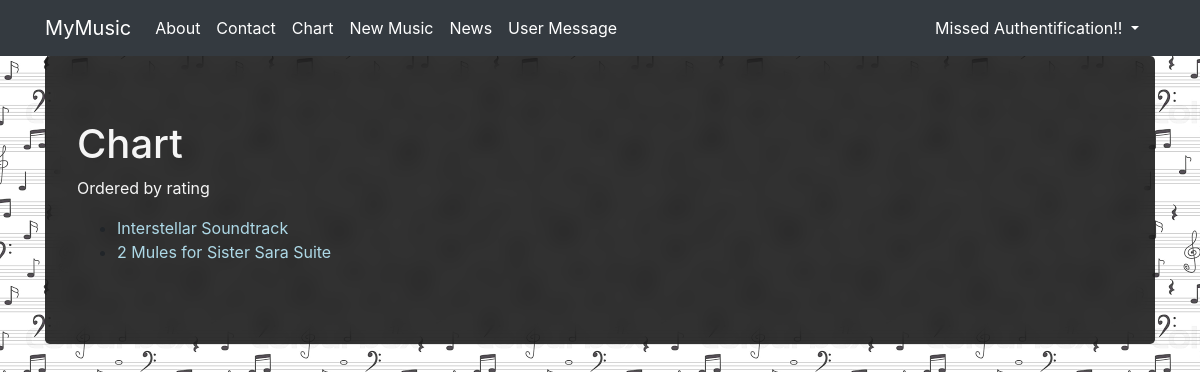
The page /chart/ on the database as committed earlier.
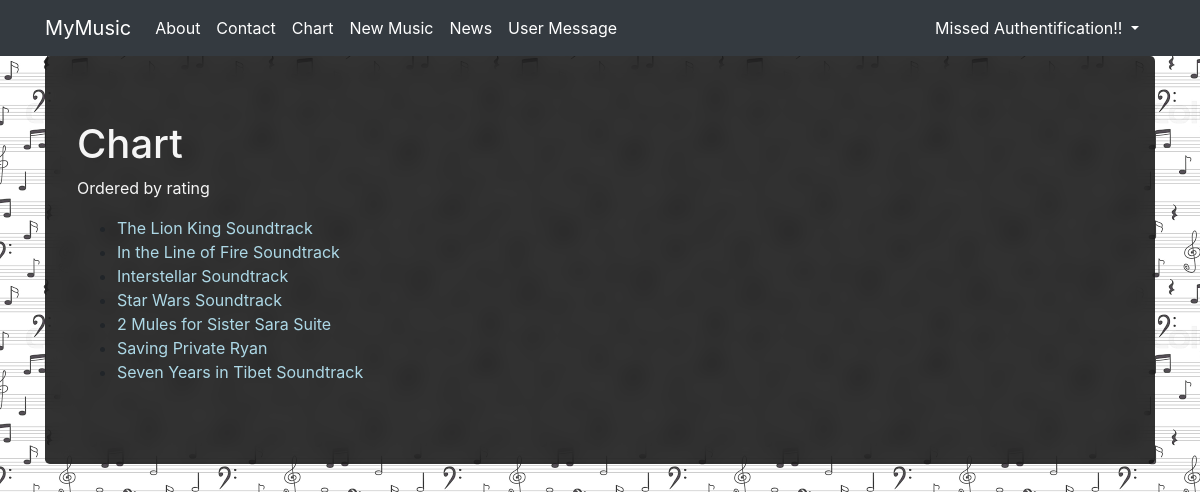
The same page on the database as committed later.
### myapp/models.py (models this page shows, shortened)
class Album(models.Model):
    album_name = models.CharField(max_length=100)
    artists = models.ManyToManyField(Artist)
    genre = models.ManyToManyField(Genre)
    album_art = models.ImageField(upload_to='')
    release_date = models.DateField()
    average_rating = models.FloatField()
    links = models.URLField()

### myapp/views.py (the view)
# urls.py: path('chart/', chart, name='chart'),
def chart(request):
    albums = Album.objects.order_by('-average_rating')
    context = {
        'albums': albums,
    }
    return render(request, 'chart.html', context)

### myapp/templates/chart.html
{% extends 'base.html' %}
{% block content %}
<h1>Chart</h1>
<p>Ordered by rating </p>
<ul>
    {% for album in albums %}
    <li>
        <a href = "{% url 'album-detail' album.pk %}"> {{ album.album_name }}
        </a>
    </li>
    {% endfor %}
</ul>
{% endblock %}

Rows that differ between the two databases and show on the page:
added Album: album_name "The Lion King Soundtrack"
added Album: album_name "In the Line of Fire Soundtrack"
added Album: album_name "Star Wars Soundtrack"
added Album: album_name "Saving Private Ryan"
added Album: album_name "Seven Years in Tibet Soundtrack"
